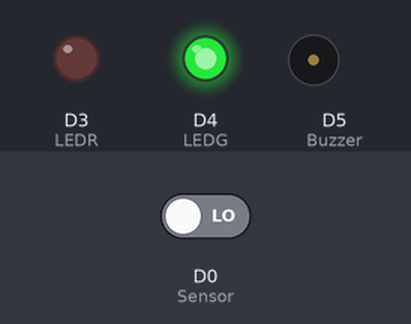
Bench run of a sketch on a simulated ESP8266 (NodeMCU). On the bench: output pins drawn as LEDs (lit = HIGH), buzzer (waves = sounding, pin HIGH). Inputs (shaded band) come from the test bench; at power-on: D0 (Sensor) LOW. WiFi joins after 1.5 s; servers stay silent unless stated; the local clock reads 2024-03-15 10:24:30 at power-on unless the sketch sets it; what the sketch prints to the serial monitor is not drawn.

Above: at 3.6 s.
3.7 s: D0 (Sensor) driven HIGH
At 4.8 s:
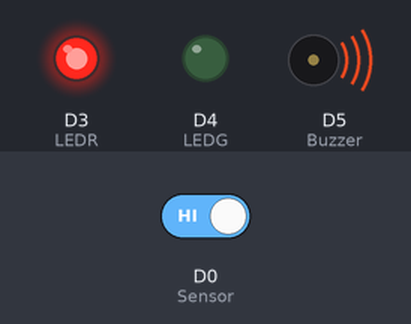
5.2 s: D0 (Sensor) driven LOW
At 5.9 s:
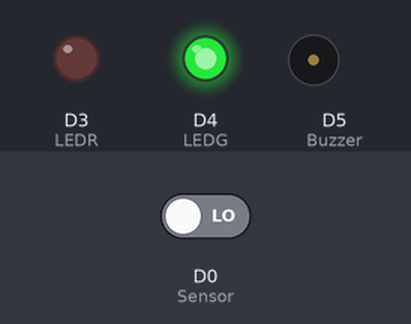
Timing chart, 0 to 8.2 s (numbered marks = the images above; inputs shaded):
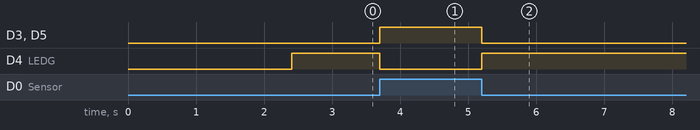

The sketch:

smart_burglar_alarm.ino
```cpp
#include <Wire.h>
#include <ESP8266WiFi.h>
#include <WiFiClientSecure.h>
#include <UniversalTelegramBot.h>


const char* ssid = "Wifi-Name";         //Replace with your wifi Name
const char* password = "Wifi-Password"; //Replace with your wifi password


#define BOTtoken "5939333488:AAEf0A2acAVJFZbQ60z7Gt0TUPCRzOWFh6c"
#define CHAT_ID "5066642540"

#define Sensor D0
#define LEDR D3
#define LEDG D4
#define Buzzer D5

X509List cert(TELEGRAM_CERTIFICATE_ROOT);
WiFiClientSecure client;
UniversalTelegramBot bot(BOTtoken, client);


void setup() {
  Serial.begin(115200);
  configTime(0, 0, "pool.ntp.org");      // get UTC time via NTP
  client.setTrustAnchors(&cert); // Add root certificate for api.telegram.org

  pinMode(Sensor, INPUT);
  pinMode(LEDR, OUTPUT);
  pinMode(LEDG, OUTPUT);
  pinMode(Buzzer, OUTPUT);

  WiFi.mode(WIFI_STA);
  WiFi.begin(ssid, password);

  int a = 0;
  while (WiFi.status() != WL_CONNECTED) {
    Serial.print(".");
    delay(500);
    a++;
  }

  Serial.println("");
  Serial.println("WiFi connected");
  Serial.print("IP address: ");
  Serial.println(WiFi.localIP());
  delay(500);

  bot.sendMessage(CHAT_ID, "System started", "");
  delay(100);

}
void loop() {
  bool value = digitalRead(Sensor);
  Serial.println(value);
  if (value == 1) {
    digitalWrite(LEDR, HIGH);
    digitalWrite(Buzzer, HIGH);
    digitalWrite(LEDG, LOW);
    bot.sendMessage(CHAT_ID, "Motion detected!!", "");
  } else if (value == 0) {
    digitalWrite(LEDR, LOW);
    digitalWrite(Buzzer, LOW);
    digitalWrite(LEDG, HIGH);
  }
}
```

Measured:
- after the input at 3.7 s, D3 (LEDR), D5 (Buzzer): LOW → HIGH at once; D4 (LEDG): HIGH → LOW at once
- after the input at 5.2 s, D3 (LEDR), D5 (Buzzer): HIGH → LOW at once; D4 (LEDG): LOW → HIGH at once
